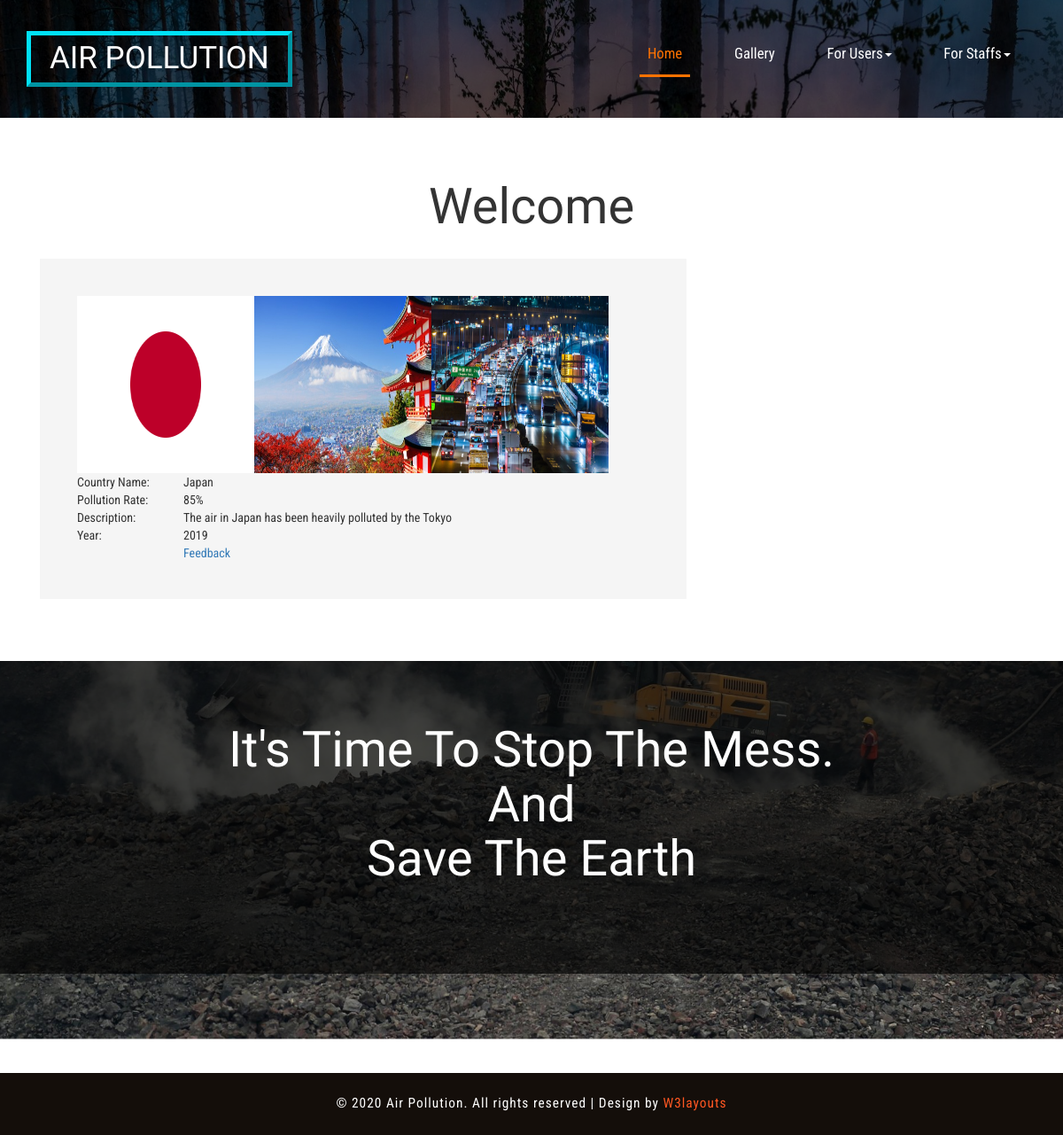
Page /countrydetail.php?CID=3 (signed in) on the committed database.
### tables this page shows
CREATE TABLE `countries` (
  `Country_ID` int(11) NOT NULL,
  `Country_Name` varchar(30) DEFAULT NULL,
  `Pollution_Rate` int(11) DEFAULT NULL,
  `Year` int(11) DEFAULT NULL,
  `Description` varchar(255) DEFAULT NULL,
  `Image_1` varchar(255) DEFAULT NULL,
  `Image_2` varchar(255) DEFAULT NULL,
  `Image_3` varchar(255) DEFAULT NULL,
  `Staff_ID` int(11) DEFAULT NULL
);

### countrydetail.php (the view, shortened to what this page needs)
<?php
include('connect.php');
include('header.php');
	if(isset($_REQUEST['CID']))
	{
		$CountryID=$_REQUEST['CID'];
		$Country="SELECT * FROM Countries WHERE Country_ID='$CountryID'";
		$result=mysqli_query($connect,$Country);
		$arr=mysqli_fetch_array($result);
	}
 ?>
 <html>
 <head>
 </head>
 <body>
 	<form action="" method="POST">
 	<table>
 		<tr>
 			<td><img src="<?php echo $arr['Image_1']; ?>" width="200" height="200"></td>
 			<td><img src="<?php echo $arr['Image_2']; ?>" width="200" height="200"></td>
 			<td><img src="<?php echo $arr['Image_3']; ?>" width="200" height="200"></td>
 		</tr>
 				<table>
 					<tr>
 						<td width="120pt">Country Name:</td>
 						<td><?php echo $arr['Country_Name']; ?></td>
 					</tr>
					<tr>
 						<td width="120pt">Pollution Rate:</td>
 						<td><?php echo $arr['Pollution_Rate']; ?>%</td>
					</tr>
					<tr>
 						<td width="120pt">Description:</td>
 						<td><?php echo $arr['Description']; ?></td>
					</tr>
					<tr>
 						<td width="120pt">Year:  </td>
 						<td><?php echo $arr['Year']; ?></td>
					</tr>
					<tr>
						<td></td>
						<td><a href="Feedback.php">Feedback</a></td>
					</tr>
 				</table>
 	</table>
 	</form>
 </body>
 </html>
 <?php
include('footer.php');
 ?>

### css/style.css (style rules this page uses)
body { margin:0; font-family: 'Roboto Condensed', sans-serif; background: #fff; }
body a { transition: 0.5s all; -webkit-transition: 0.5s all; -moz-transition: 0.5s all; -o-transition: 0.5s all; -ms-transition: 0.5s all; text-decoration:none; }

### rows in the picture
countries: Image_1 (picture), Image_2 (picture), Image_3 (picture), Country_Name "Japan", Pollution_Rate "85", Description "The air in Japan has been heavily polluted by the Tokyo", Year "2019"
